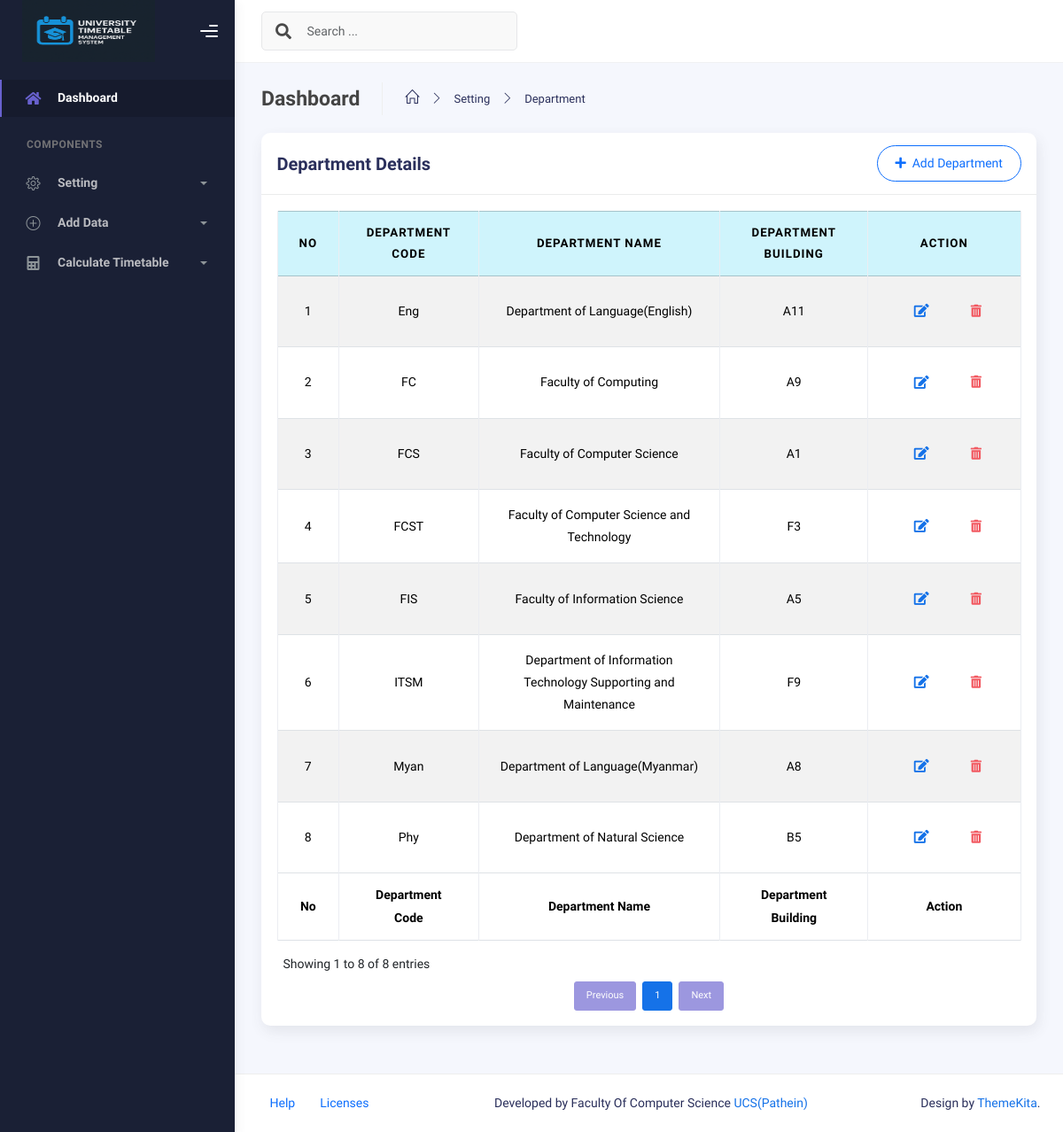
/department.php (signed in), run on the app's committed database.
### tables this page shows
CREATE TABLE `department` (
  `dept_code` varchar(50) NOT NULL,
  `dept_name` varchar(100) NOT NULL,
  `dept_building` varchar(100) NOT NULL
);

### department.php (the view, shortened to what this page needs)
<?php
include('conn.php');
?>
<!DOCTYPE html>
<html lang="en">
<head>
  <link rel="stylesheet" href="assets/css/bootstrap.min.css" />
  <link rel="stylesheet" href="assets/css/plugins.min.css" />
  <link rel="stylesheet" href="assets/css/kaiadmin.min.css" />
</head>
<body>
  <div class="wrapper">
    <div class="sidebar" data-background-color="dark">
      <div class="sidebar-logo">
        <div class="logo-header" data-background-color="dark">
          <a href="index.php" class="logo">
            <img
              src="assets/img/Timetable/logo.png"
              alt="navbar brand"
              class="navbar-brand"
              height="70"
              width="150" />
          </a>
          <div class="nav-toggle">
            <button class="btn btn-toggle toggle-sidebar">
              <i class="gg-menu-right"></i>
            </button>
          </div>
        </div>
      </div>
      <div class="sidebar-wrapper scrollbar scrollbar-inner">
        <div class="sidebar-content">
          <ul class="nav nav-secondary">
            <li class="nav-item active">
              <a href="index.php">
                <i class="fas fa-home"></i>
                <p>Dashboard</p>
              </a>
            </li>
            <li class="nav-section">
              <h4 class="text-section">Components</h4>
            </li>
            <li class="nav-item">
              <a data-bs-toggle="collapse" href="#base">
                <i class="icon-settings"></i>
                <p>Setting</p>
                <span class="caret"></span>
              </a>
            </li>
            <li class="nav-item">
              <a data-bs-toggle="collapse" href="#sidebarLayouts">
                <i class="icon-plus"></i>
                <p>Add Data</p>
                <span class="caret"></span>
              </a>
            </li>
            <li class="nav-item">
              <a data-bs-toggle="collapse" href="#forms">
                <i class="fas fa-calculator"></i>
                <p>Calculate Timetable</p>
                <span class="caret"></span>
              </a>
            </li>
          </ul>
        </div>
      </div>
    </div>
    <div class="main-panel">
      <div class="main-header">
        <nav
          class="navbar navbar-header navbar-header-transparent navbar-expand-lg border-bottom">
          <div class="container-fluid">
            <nav
              class="navbar navbar-header-left navbar-expand-lg navbar-form nav-search p-0 d-none d-lg-flex">
              <div class="input-group">
                <div class="input-group-prepend">
                  <button type="submit" class="btn btn-search pe-1">
                    <i class="fa fa-search search-icon"></i>
                  </button>
                </div>
                <input
                  type="text"
                  placeholder="Search ..."
                  id="customSearchInput"
                  class="form-control" />
              </div>
            </nav>
          </div>
        </nav>
      </div>
      <div class="container">
        <div class="page-inner">
          <div class="page-header">
            <h4 class="page-title">Dashboard</h4>
            <ul class="breadcrumbs">
              <li class="nav-home">
                <a href="index.php">
                  <i class="icon-home"></i>
                </a>
              </li>
              <li class="separator">
                <i class="icon-arrow-right"></i>
              </li>
              <li class="nav-item">
                <a href="department.php">Setting</a>
              </li>
              <li class="separator">
                <i class="icon-arrow-right"></i>
              </li>
              <li class="nav-item">
                <a href="department.php">Department</a>
              </li>
            </ul>
          </div>
          <div class="page-category">
            <div class="col-md-12">
              <div class="card">
                <div class="card-header">
                  <div class="d-flex align-items-center">
                    <h4 class="card-title">Department Details</h4>
                    <a href="Add_Department.php"
                      class="btn btn-outline-primary btn-round ms-auto">
                      <i class="fa fa-plus me-1"></i>
                      Add Department
                    </a>
                  </div>
                </div>
                <div class="card-body">
                  <div class="table-responsive">
                    <table
                      id="add-row"
                      class="display table table-striped table-hover table-bordered text-center">
                      <thead class="table-info">
                        <tr>
                          <th>No</th>
                          <th>Department Code</th>
                          <th>Department Name</th>
                          <th>Department Building</th>
                          <th style="width: 10%">Action</th>
                        </tr>
                      </thead>
                      <tfoot>
                        <tr>
                          <th>No</th>
                          <th>Department Code</th>
                          <th>Department Name</th>
                          <th>Department Building</th>
                          <th>Action</th>
                        </tr>
                      </tfoot>
                      <tbody>
                        <?php
                        $query = "SELECT * FROM department ";
                        $result = mysqli_query($con, $query);
                        $i = 1;
                        while ($data = mysqli_fetch_assoc($result)) {
                        ?>
                          <tr>
                            <td><?php echo $i++; ?></td>
                            <td><?php echo $data['dept_code'];  ?></td>
                            <td><?php echo $data['dept_name'];  ?></td>
                            <td><?php echo $data['dept_building'];  ?></td>
                            <td>
                              <div class="form-button-action">
                                <a href="Department_Update.php?dept_code=<?= $data['dept_code']; ?>"
                                  type="button"
                                  data-bs-toggle="tooltip"
                                  title=""
                                  class="btn btn-link btn-primary btn-lg"
                                  data-original-title="Edit Task">
                                  <i class="fa fa-edit"></i>
                                </a>
                                <button
                                  type="button"
                                  data-bs-toggle="tooltip"
                                  data-dept-code="<?= $data['dept_code']; ?>"
                                  class="btn btn-link btn-danger delete-btn"
                                  data-original-title="Remove">
                                  <i class="fas fa-trash-alt"></i>
                                </button>
                              </div>
                            </td>
                          </tr>
                        <?php
                        }
                        ?>
                      </tbody>
                    </table>
                  </div>
                </div>
              </div>
            </div>
          </div>
        </div>
      </div>
      <footer class="footer">
        <div class="container-fluid d-flex justify-content-between">
          <nav class="pull-left">
            <ul class="nav">
              <li class="nav-item">
                <a class="nav-link" href="#"> Help </a>
              </li>
              <li class="nav-item">
                <a class="nav-link" href="#"> Licenses </a>
              </li>
            </ul>
          </nav>
          <div class="copyright">
            Developed by Faculty Of Computer Science
            <a href="http://www.ucspathein.edu.mm">UCS(Pathein)</a>
          </div>
          <div>
            Design by
            <a target="_blank" href="http://www.themekita.com">ThemeKita</a>.
          </div>
        </div>
      </footer>
    </div>
  </div>
</body>
</html>

### data on the page
department: dept_code "Eng", dept_name "Department of Language(English)", dept_building "A11"
department: dept_code "FC", dept_name "Faculty of Computing", dept_building "A9"
department: dept_code "FCS", dept_name "Faculty of Computer Science", dept_building "A1"
department: dept_code "FCST", dept_name "Faculty of Computer Science and Technology", dept_building "F3"
department: dept_code "FIS", dept_name "Faculty of Information Science", dept_building "A5"
department: dept_code "ITSM", dept_name "Department of Information Technology Supporting and Maintenance", dept_building "F9"
department: dept_code "Myan", dept_name "Department of Language(Myanmar)", dept_building "A8"
department: dept_code "Phy", dept_name "Department of Natural Science", dept_building "B5"
